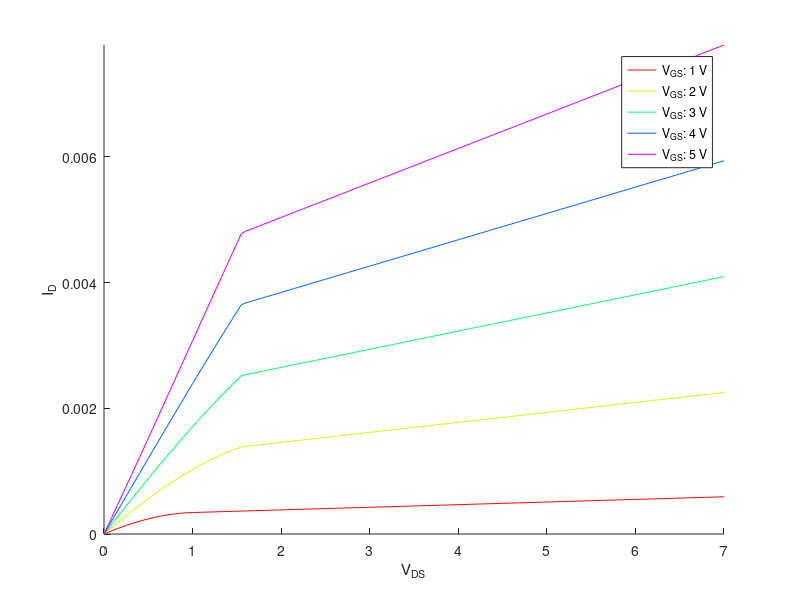

Write MATLAB code to recreate this figure.
%cleanup
clc; clear; close;
%load known transistor parameters
load parameters.mat;
%load relevant datapoints
load data.mat;

%set constants
x_start = 0;
x_end = 7;
stepsize = 0.05;
num_steps = (x_end - x_start) / stepsize +1;
V_DS = linspace(x_start, x_end, num_steps);
V_GS = [1, 2, 3, 4, 5];
num_parameters = length(V_GS);

%calculate V_T0
V_T0 = (sqrt(data_I_D(2))*data_V_GS(3) - sqrt(data_I_D(3))*data_V_GS(2))/(sqrt(data_I_D(2)) - sqrt(data_I_D(3)));
%calculate lambda
lambda = (data_I_D(1) - data_I_D(2))/(data_V_DS(1)*data_I_D(2) - data_V_DS(2)*data_I_D(1));
%calculate k and kprime
k = (2*data_I_D(3))/((data_V_GS(3)-V_T0)^2*(1+lambda*data_V_DS(3)));
kprime = parameter_L/parameter_W*k;
%calculate V_DSAT
V_DSAT(1) = (-k*(data_V_GS(4)-V_T0)+sqrt((k*(data_V_GS(4)-V_T0))^2-k*2*data_I_D(4)/(1+lambda*data_V_DS(4))))/(-k);
V_DSAT(2) = (-k*(data_V_GS(4)-V_T0)-sqrt((k*(data_V_GS(4)-V_T0))^2-k*2*data_I_D(4)/(1+lambda*data_V_DS(4))))/(-k);


%setup figure values
colors = hsv(num_parameters);
legend_string = cell(num_parameters, 1);
hold all;

%construct V_min and calculate I_D
V_min = zeros(num_steps,num_parameters);
I_D = zeros(num_steps,num_parameters);

for i = 1 : length(V_GS)
    for j = 1 : num_steps
        V_min(j,i) = min([V_GS(i) V_DS(j) V_DSAT(1)]);
        I_D(j,i) = k*(V_GS(i)*V_min(j,i) - V_min(j,i)^2/2)*(1+lambda*V_DS(j));
    end
    %plot relevant data and construct legend
    plot(V_DS, I_D(:,i), 'color', colors(i,:));
    legend_string{i} = ['V_{GS}: ', num2str(V_GS(i)), ' V'];
end

%display legend
legend(legend_string{:});

%set axes
axis([0 x_end 0 max(max(I_D))]);
xlabel('V_{DS}');
ylabel('I_{D}');